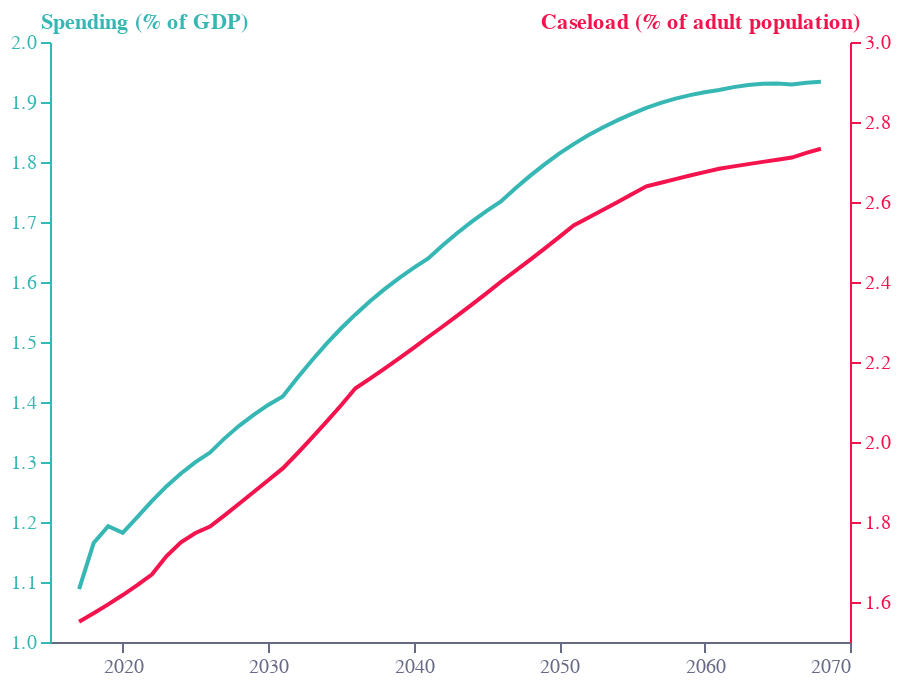

The notebook cell saved with this chart:
### Code cell
base = alt.Chart(f3).encode(
    tooltip=["Year", "Spending", "Caseload"],
    x=alt.X(
        "Year:Q",
        axis=alt.Axis(
            grid=False,
            titleAlign="right",
            titleAnchor="end",
            title="",
            titleY=-15,
            labelColor=colors["eco-gray"],
            titleColor=colors["eco-gray"],
            tickColor=colors["eco-gray"],
            domainColor=colors["eco-gray"],
            tickCount=6,
            format=".0f",
            orient="bottom",
            labelAngle=0,
        ),
    ),
)
line1 = base.mark_line(color=colors["eco-turquiose"]).encode(
    y=alt.Y(
        "Spending:Q",
        sort=[],
        axis=alt.Axis(
            grid=False,
            title="Spending (% of GDP)",
            titleX=-5,
            titleY=-5,
            titleBaseline="bottom",
            titleAngle=0,
            titleAlign="left",
            labelColor=colors["eco-turquiose"],
            titleColor=colors["eco-turquiose"],
            tickColor=colors["eco-turquiose"],
            domainColor=colors["eco-turquiose"],
        ),
        scale=alt.Scale(domain=[1, 2]),
    )
)
line2 = base.mark_line(color=colors["eco-dot"]).encode(
    y=alt.Y(
        "Caseload:Q",
        sort=[],
        axis=alt.Axis(
            grid=False,
            title="Caseload (% of adult population)",
            titleX=5,
            titleY=-5,
            titleBaseline="bottom",
            titleAngle=0,
            titleAlign="right",
            labelColor=colors["eco-dot"],
            titleColor=colors["eco-dot"],
            tickColor=colors["eco-dot"],
            domainColor=colors["eco-dot"],
        ),
        scale=alt.Scale(domain=[1.5, 3]),
    )
)
layer1 = (
    ((line1 + line2).properties(height=300, width=400))
    .configure_view(stroke=None)
    .properties(title="")
).resolve_scale(y="independent")
layer1.save("visualisation/" + f + ".json")
layer1.save("visualisation/" + f + ".png")
open("README.md", "a").write(readme)
layer1

### Figure 1 — Vega-Lite specification as saved in the notebook (floating-point values rounded to 4 significant figures)
{"config": {"view": {"continuousWidth": 400, "continuousHeight": 300, "stroke": null}}, "layer": [{"mark": {"type": "line", "color": "#36B7B4"}, "encoding": {"tooltip": [{"type": "nominal", "field": "Year"}, {"type": "quantitative", "field": "Spending"}, {"type": "quantitative", "field": "Caseload"}], "x": {"type": "quantitative", "axis": {"domainColor": "#676A86", "format": ".0f", "grid": false, "labelAngle": 0, "labelColor": "#676A86", "orient": "bottom", "tickColor": "#676A86", "tickCount": 6, "title": "", "titleAlign": "right", "titleAnchor": "end", "titleColor": "#676A86", "titleY": -15}, "field": "Year"}, "y": {"type": "quantitative", "axis": {"domainColor": "#36B7B4", "grid": false, "labelColor": "#36B7B4", "tickColor": "#36B7B4", "title": "Spending (% of GDP)", "titleAlign": "left", "titleAngle": 0, "titleBaseline": "bottom", "titleColor": "#36B7B4", "titleX": -5, "titleY": -5}, "field": "Spending", "scale": {"domain": [1, 2]}, "sort": []}}}, {"mark": {"type": "line", "color": "#F4134D"}, "encoding": {"tooltip": [{"type": "nominal", "field": "Year"}, {"type": "quantitative", "field": "Spending"}, {"type": "quantitative", "field": "Caseload"}], "x": {"type": "quantitative", "axis": {"domainColor": "#676A86", "format": ".0f", "grid": false, "labelAngle": 0, "labelColor": "#676A86", "orient": "bottom", "tickColor": "#676A86", "tickCount": 6, "title": "", "titleAlign": "right", "titleAnchor": "end", "titleColor": "#676A86", "titleY": -15}, "field": "Year"}, "y": {"type": "quantitative", "axis": {"domainColor": "#F4134D", "grid": false, "labelColor": "#F4134D", "tickColor": "#F4134D", "title": "Caseload (% of adult population)", "titleAlign": "right", "titleAngle": 0, "titleBaseline": "bottom", "titleColor": "#F4134D", "titleX": 5, "titleY": -5}, "field": "Caseload", "scale": {"domain": [1.5, 3]}, "sort": []}}}], "data": {"name": "data-c3250d39e9ec28670336048f0ba15d43"}, "height": 300, "resolve": {"scale": {"y": "independent"}}, "title": "", "width": 400, "$schema": "https://vega.github.io/schema/vega-lite/v4.8.1.json", "datasets": {"data-c3250d39e9ec28670336048f0ba15d43": [{"Year": "2017", "Spending": 1.088, "Caseload": 1.55}, {"Year": "2018", "Spending": 1.165, "Caseload": 1.572}, {"Year": "2019", "Spending": 1.193, "Caseload": 1.594}, {"Year": "2020", "Spending": 1.182, "Caseload": 1.617}, {"Year": "2021", "Spending": 1.208, "Caseload": 1.642}, {"Year": "2022", "Spending": 1.235, "Caseload": 1.669}, {"Year": "2023", "Spending": 1.259, "Caseload": 1.714}, {"Year": "2024", "Spending": 1.281, "Caseload": 1.749}, {"Year": "2025", "Spending": 1.3, "Caseload": 1.772}, {"Year": "2026", "Spending": 1.316, "Caseload": 1.789}, {"Year": "2027", "Spending": 1.339, "Caseload": 1.817}, {"Year": "2028", "Spending": 1.36, "Caseload": 1.846}, {"Year": "2029", "Spending": 1.379, "Caseload": 1.875}, {"Year": "2030", "Spending": 1.395, "Caseload": 1.904}, {"Year": "2031", "Spending": 1.409, "Caseload": 1.934}, {"Year": "2032", "Spending": 1.44, "Caseload": 1.971}, {"Year": "2033", "Spending": 1.469, "Caseload": 2.01}, {"Year": "2034", "Spending": 1.497, "Caseload": 2.05}, {"Year": "2035", "Spending": 1.522, "Caseload": 2.091}, {"Year": "2036", "Spending": 1.546, "Caseload": 2.134}, {"Year": "2037", "Spending": 1.568, "Caseload": 2.159}, {"Year": "2038", "Spending": 1.588, "Caseload": 2.183}, {"Year": "2039", "Spending": 1.606, "Caseload": 2.209}, {"Year": "2040", "Spending": 1.623, "Caseload": 2.235}, {"Year": "2041", "Spending": 1.639, "Caseload": 2.262}, {"Year": "2042", "Spending": 1.661, "Caseload": 2.289}, {"Year": "2043", "Spending": 1.682, "Caseload": 2.316}, {"Year": "2044", "Spending": 1.7, "Caseload": 2.343}, {"Year": "2045", "Spending": 1.718, "Caseload": 2.372}, {"Year": "2046", "Spending": 1.734, "Caseload": 2.401}, {"Year": "2047", "Spending": 1.756, "Caseload": 2.428}, {"Year": "2048", "Spending": 1.777, "Caseload": 2.455}, {"Year": "2049", "Spending": 1.796, "Caseload": 2.483}, {"Year": "2050", "Spending": 1.814, "Caseload": 2.512}, {"Year": "2051", "Spending": 1.83, "Caseload": 2.542}, {"Year": "2052", "Spending": 1.844, "Caseload": 2.561}, {"Year": "2053", "Spending": 1.858, "Caseload": 2.58}, {"Year": "2054", "Spending": 1.869, "Caseload": 2.599}, {"Year": "2055", "Spending": 1.88, "Caseload": 2.619}, {"Year": "2056", "Spending": 1.89, "Caseload": 2.639}, {"Year": "2057", "Spending": 1.898, "Caseload": 2.648}, {"Year": "2058", "Spending": 1.906, "Caseload": 2.657}, {"Year": "2059", "Spending": 1.911, "Caseload": 2.666}, {"Year": "2060", "Spending": 1.916, "Caseload": 2.675}, {"Year": "2061", "Spending": 1.92, "Caseload": 2.683}, {"Year": "2062", "Spending": 1.925, "Caseload": 2.689}, {"Year": "2063", "Spending": 1.928, "Caseload": 2.695}, {"Year": "2064", "Spending": 1.93, "Caseload": 2.7}, {"Year": "2065", "Spending": 1.931, "Caseload": 2.706}, {"Year": "2066", "Spending": 1.929, "Caseload": 2.711}, {"Year": "2067", "Spending": 1.932, "Caseload": 2.723}, {"Year": "2068", "Spending": 1.934, "Caseload": 2.733}]}}
